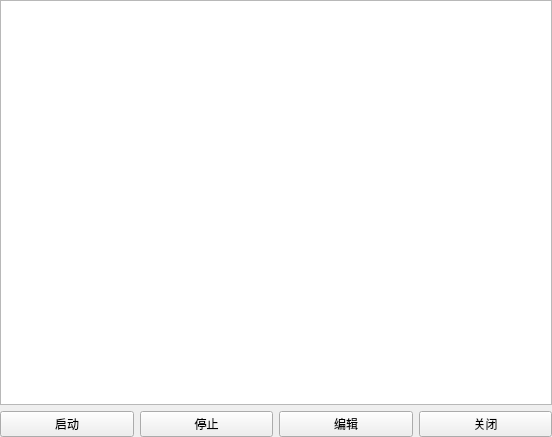
<?xml version="1.0" encoding="UTF-8"?>
<ui version="4.0">
 <class>Form</class>
 <widget class="QWidget" name="Form">
  <property name="geometry">
   <rect>
    <x>0</x>
    <y>0</y>
    <width>552</width>
    <height>437</height>
   </rect>
  </property>
  <property name="windowTitle">
   <string>Form</string>
  </property>
  <layout class="QVBoxLayout" name="verticalLayout">
   <property name="leftMargin">
    <number>0</number>
   </property>
   <property name="topMargin">
    <number>0</number>
   </property>
   <property name="rightMargin">
    <number>0</number>
   </property>
   <property name="bottomMargin">
    <number>0</number>
   </property>
   <item>
    <widget class="QTableView" name="tv"/>
   </item>
   <item>
    <layout class="QHBoxLayout" name="horizontalLayout">
     <item>
      <widget class="QPushButton" name="btn_start">
       <property name="text">
        <string>启动</string>
       </property>
      </widget>
     </item>
     <item>
      <widget class="QPushButton" name="btn_stop">
       <property name="text">
        <string>停止</string>
       </property>
      </widget>
     </item>
     <item>
      <widget class="QPushButton" name="btn_edit">
       <property name="text">
        <string>编辑</string>
       </property>
      </widget>
     </item>
     <item>
      <widget class="QPushButton" name="btn_close">
       <property name="text">
        <string>关闭</string>
       </property>
      </widget>
     </item>
    </layout>
   </item>
  </layout>
 </widget>
 <resources/>
 <connections/>
</ui>
